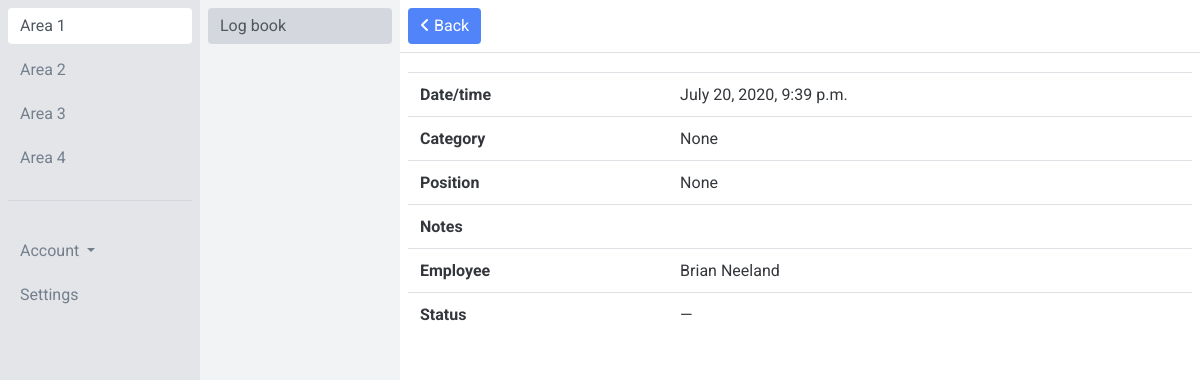
The app's page /app/area-1/log-1/entry-34 (signed in), older data.
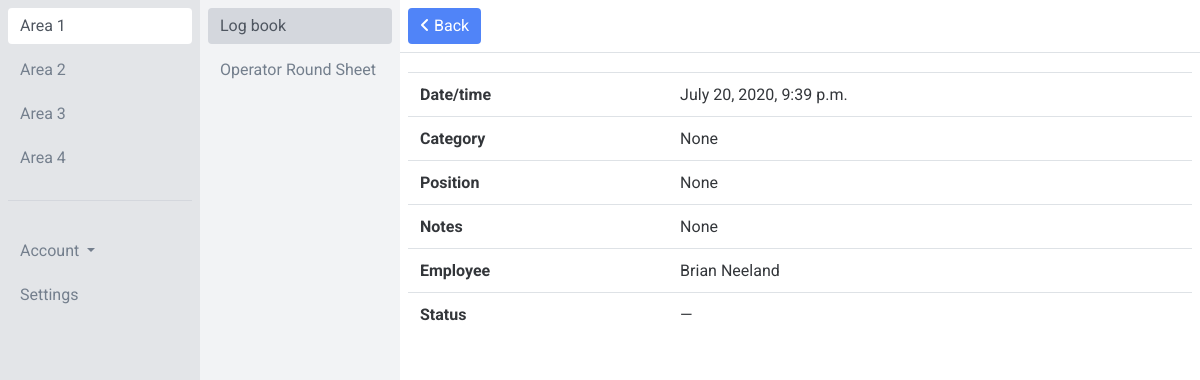
The same page, newer data.
### app/models.py (models this page shows, shortened)
class Area(models.Model):
    name = models.CharField(max_length=50)
    def __str__(self):
        return self.name

class Log(models.Model):
    area = models.ForeignKey(Area, on_delete=models.CASCADE)
    name = models.CharField(max_length=50)
    fields = models.ManyToManyField(Field, blank=True)
    unit_lead_acknowledgement_fields = models.ManyToManyField(AcknowledgementField, blank=True, related_name='unit_lead_acknowledgement_fields')
    superintendent_acknowledgement_fields = models.ManyToManyField(AcknowledgementField, blank=True, related_name='superintendent_acknowledgement_fields')
    engineering_acknowledgement_fields = models.ManyToManyField(AcknowledgementField, blank=True, related_name='engineering_acknowledgement_fields')
    new_shift_acknowledgement_fields = models.ManyToManyField(AcknowledgementField, blank=True, related_name='new_shift_acknowledgement_fields')
    def __str__(self):
        return self.name

class Field(models.Model):
    name = models.CharField(max_length=50)
    FIELD_BANK = (
        ('CF1', 'Short text field 1'),
        ('CF2', 'Short text field 2'),
        ('CF3', 'Short text field 3'),
        ('CF4', 'Short text field 4'),
        ('CF5', 'Short text field 5'),
        ('CF6', 'Short text field 6'),
        ('CF7', 'Short text field 7'),
        ('CF8', 'Short text field 8'),
        ('CF9', 'Short text field 9'),
        ('CF10', 'Short text field 10'),
        ('TF1', 'Long text field 1'),
        ('TF2', 'Long text field 2'),
        ('TF3', 'Long text field 3'),
        ('TF4', 'Long text field 4'),
        ('TF5', 'Long text field 5'),
        ('TF6', 'Long text field 5'),
        ('TF7', 'Long text field 5'),
        ('TF8', 'Long text field 5'),
        ('TF9', 'Long text field 5'),
        ('TF10', 'Long text field 5'),
        ('IF1', 'Integer field 1'),
        ('IF2', 'Integer field 2'),
        ('IF3', 'Integer field 3'),
        ('IF4', 'Integer field 4'),
        ('IF5', 'Integer field 5'),
        ('FF1', 'Floating point number field 1'),
        ('FF2', 'Floating point number field 2'),
        ('FF3', 'Floating point number field 3'),
        ('FF4', 'Floating point number field 4'),
        ('FF5', 'Floating point number field 5'),
    )
    type = models.CharField(max_length=5, choices=FIELD_BANK, default=None, blank=True, null=True)
    shown_in_table = models.BooleanField(default=True)

class Entry(models.Model):
    STATUS_BANK = (
        ('UR', 'Unresolved'),
        ('IP', 'In progress'),
        ('RE', 'Resolved'),
    )
    log = models.ForeignKey(Log, on_delete=models.CASCADE)
    user = models.ForeignKey(settings.AUTH_USER_MODEL, on_delete=models.CASCADE)
    category = models.ForeignKey(Category, on_delete=models.CASCADE, blank=True, null=True)
    status = models.CharField(max_length=2, choices=STATUS_BANK, default='None', blank=True, null=True)
    created_at = models.DateTimeField(auto_now_add=True)
    CF1 = models.CharField(max_length=50, blank=True, null=True)
    CF2 = models.CharField(max_length=50, blank=True, null=True)
    CF3 = models.CharField(max_length=50, blank=True, null=True)
    CF4 = models.CharField(max_length=50, blank=True, null=True)
    CF5 = models.CharField(max_length=50, blank=True, null=True)
    CF6 = models.CharField(max_length=50, blank=True, null=True)
    CF7 = models.CharField(max_length=50, blank=True, null=True)
    CF8 = models.CharField(max_length=50, blank=True, null=True)
    CF9 = models.CharField(max_length=50, blank=True, null=True)
    CF10 = models.CharField(max_length=50, blank=True, null=True)
    TF1 = models.TextField(blank=True, null=True)
    TF2 = models.TextField(blank=True, null=True)
    TF3 = models.TextField(blank=True, null=True)
    TF4 = models.TextField(blank=True, null=True)
    TF5 = models.TextField(blank=True, null=True)
    TF6 = models.TextField(blank=True, null=True)
    TF7 = models.TextField(blank=True, null=True)
    TF8 = models.TextField(blank=True, null=True)
    TF9 = models.TextField(blank=True, null=True)
    TF10 = models.TextField(blank=True, null=True)
    IF1 = models.IntegerField(blank=True, null=True)
    IF2 = models.IntegerField(blank=True, null=True)
    IF3 = models.IntegerField(blank=True, null=True)
    IF4 = models.IntegerField(blank=True, null=True)
    IF5 = models.IntegerField(blank=True, null=True)
    FF1 = models.FloatField(blank=True, null=True)
    FF2 = models.FloatField(blank=True, null=True)
    FF3 = models.FloatField(blank=True, null=True)
    FF4 = models.FloatField(blank=True, null=True)
    FF5 = models.FloatField(blank=True, null=True)
    class Meta:
        verbose_name_plural = "entries"

### app/views.py (the view)
# urls.py: path('area-<int:area_pk>/log-<int:log_pk>/entry-<int:entry_pk>', views.Entry.as_view(), name='entry'),
class Entry(LoginRequiredMixin, PermissionRequiredMixin, AreasMixin, LogsMixin, TemplateView):
    login_url = "login"
    permission_required = 'app.view_entry'
    template_name = "app/entry.html"
    def get_context_data(self, **kwargs):
        context = super().get_context_data(**kwargs)
        area_pk = self.kwargs['area_pk']
        area = models.Area.objects.get(pk=area_pk)
        context['area'] = area
        log_pk = self.kwargs['log_pk']
        log = models.Log.objects.get(pk=log_pk)
        context['log'] = log
        context['fields'] = log.fields.all()
        entry_pk = self.kwargs['entry_pk']
        context['entry'] = models.Entry.objects.get(pk=entry_pk)
        return context

### app/templatetags/templatetags.py (called while the page is built)
@register.filter
def get_object_attribute(object, attribute):
    return getattr(object, attribute)

### app/views.py (called while the page is built)
    def get_context_data(self, **kwargs):
        context = super(AreasMixin, self).get_context_data(**kwargs)
        areas = models.Area.objects.all()
        context['areas'] = areas
        return context

    def get_context_data(self, **kwargs):
        context = super(LogsMixin, self).get_context_data(**kwargs)
        area_pk = self.kwargs['area_pk']
        logs = models.Log.objects.filter(area=area_pk)
        context['logs'] = logs
        return context

### app/templates/app/entry.html (shortened to what this page needs)
<td class="align-text-bottom">{% extends 'app/base.html' %}
{% load static %}
{% load templatetags %}
{% load crispy_forms_tags %}
{% block content %}
<div class="container-fluid">
  <div class="row">
    <div class="col-2 col-area p-2 fixed-top overflow-auto h-100">
      {% for area in areas %}
        {% if view.kwargs.area_pk == area.pk %}
          <a href="{% url 'app:area' area.pk %}" class="btn btn-link btn-block active sidebarnav" role="button">{{ area }}</a>
        {% else %}
          <a href="{% url 'app:area' area.pk %}" class="btn btn-link btn-block sidebarnav" role="button">{{ area }}</a>
        {% endif %}
      {% empty %}
        <div class="text-center">No areas to display</div>
      {% endfor %}
      <div class="border-top mt-4 pt-4">
        <div class="btn-group dropdown btn-block">
          <button type="button" class="btn btn-link dropdown-toggle mt-2 sidebarnav" data-toggle="dropdown" aria-haspopup="true" aria-expanded="false">
            Account
          </button>
        </div>
        <a href="#" class="btn btn-link btn-block sidebarnav" role="button">Settings</a>
      </div>
    </div>
    <div class="col-2 col-log p-2 offset-2 fixed-top overflow-auto h-100">
      {% for log in logs %}
        {% now "Y" as current_year %}
        {% now "m" as current_month %}
        {% now "d" as current_day %}
        {% if view.kwargs.log_pk == log.pk %}
          <a href="{% url 'app:log' area.pk log.pk %}" class="btn btn-link btn-block active sidebarnav" role="button">{{ log }}</a>
        {% else %}
          <a href="{% url 'app:log' area.pk log.pk %}" class="btn btn-link btn-block sidebarnav" role="button">{{ log }}</a>
        {% endif %}
      {% empty %}
        <div class="text-center">No logs to display</div>
      {% endfor %}
    </div>
    <div class="col-8 col-entry offset-4 fixed-top">
      <div class="row p-2 border-bottom">
        <div>
          {% with request.resolver_match.url_name as url_name %}
            {% if url_name == 'entry_daily' %}
              <a class="btn btn-primary" href="{% url 'app:log_daily' area_pk=area.pk log_pk=log.pk year=view.kwargs.year month=view.kwargs.month day=view.kwargs.day %}" role="button"><i class="fas fa-angle-left"></i> Back</a>
            {% else %}
              <a class="btn btn-primary" href="{% url 'app:log' area.pk log.pk %}" role="button"><i class="fas fa-angle-left"></i> Back</a>
            {% endif %}
          {% endwith %}
        </div>
      </div>
    </div>
    <div class="col-8 col-entry pt-5 ml-auto">
      <div class="row pt-2">
        <div class="col px-2">
          <table class="table mt-3">
            <tbody>
                <tr>
                  <td class="align-text-bottom"><b>Date/time</b></td>
                  <td class="align-text-bottom">{{ entry.created_at }}</td>
                </tr>
                <tr>
                  <td class="align-text-bottom"><b>Category</b></td>
                  <td class="align-text-bottom">{{ entry.category }}</td>
                </tr>
                {% for field in fields %}
                  <tr>
                    <td class="align-text-bottom"><b>{{ field.name }}</b></td>
                    <td class="align-text-bottom">{{ entry|get_object_attribute:field.type }}</td>
                  </tr>
                {% endfor %}
                <tr>
                  <td class="align-text-bottom"><b>Employee</b></td>
                  <td class="align-text-bottom">{{ entry.user.first_name }} {{ entry.user.last_name }}</td>
                </tr>
                <tr>
                  <td class="align-text-bottom"><b>Status</b></td>
                  <td class="align-text-bottom">
                    {% if entry.category.is_tracked %}
                      <button type="button" class="btn btn-primary btn-sm" data-toggle="modal" data-target="#change_status">{{ entry.get_status_display }} <i class="far fa-edit"></i></button>
                    {% else %}
                      &mdash;
                    {% endif %}
                  </td>
                </tr>
            </tbody>
          </table>
        </div>
      </div>
    </div>
</div>
{% endblock %}

Row changes from the older to the newer data that the page shows:
added Log: name "Operator Round Sheet"
changed Field "Notes": type.TF2 (not shown) → "None"
